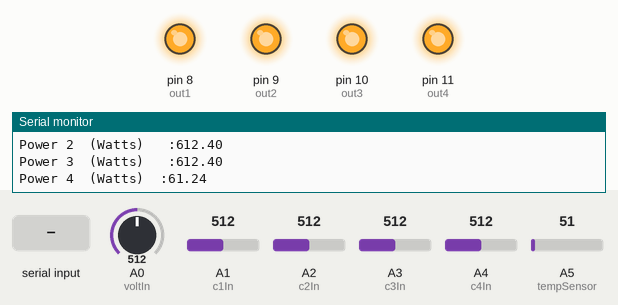
Recording of a sketch running on a simulated Arduino Uno, built with avr-gcc and run on an emulated ATmega328P. Shown: output pins drawn as LEDs (lit = HIGH), the last lines printed to the serial monitor. Inputs (shaded band) come from the test bench; at power-on: A0 (voltIn) = 512, A1 (c1In) = 512, A2 (c2In) = 512, A3 (c3In) = 512, A4 (c4In) = 512, A5 (tempSensor) = 51.

Above: at 3.1 s.
3.2 s: "a" received over Serial
At 5.8 s:
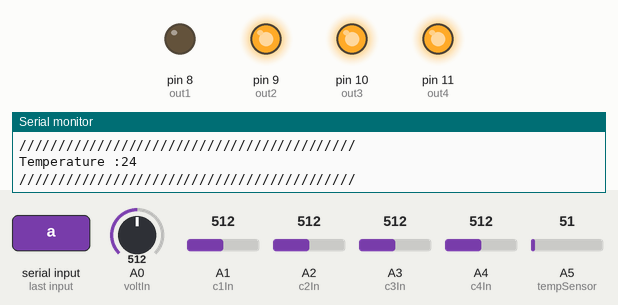
6.1 s: "c" received over Serial
At 7.6 s:
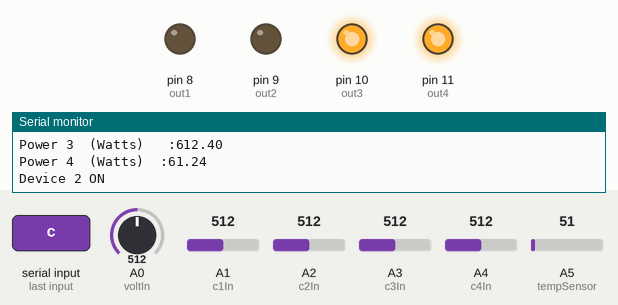
8.4 s: "b" received over Serial
At 10.5 s:
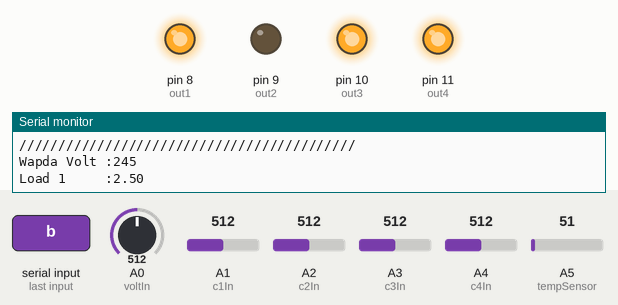
10.8 s: "e" received over Serial
At 12.1 s:
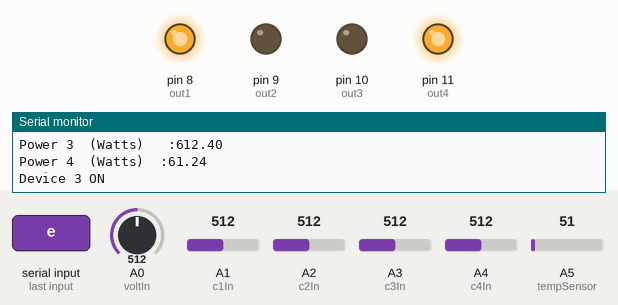
13.1 s: "d" received over Serial
At 15.0 s:
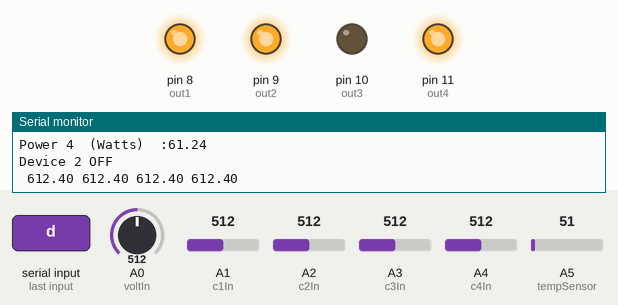
15.4 s: "g" received over Serial
At 16.7 s:
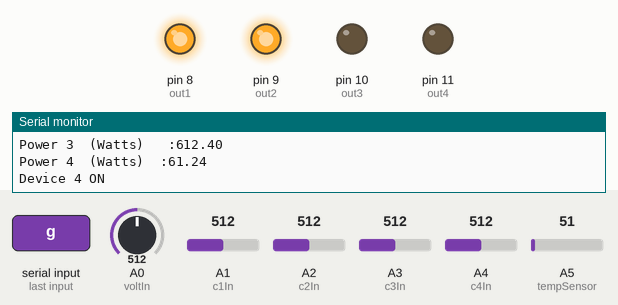
Timing chart, 0 to 18.4 s (numbered marks = the images above; inputs shaded):
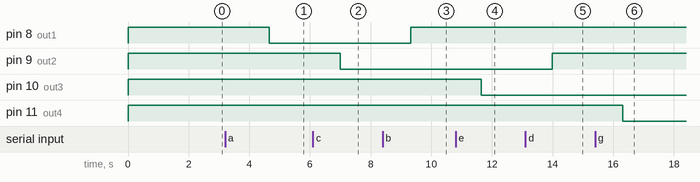

Measured:
- after the input at 3.2 s, pin 8 (out1): HIGH → LOW after 1.5 s
- after the input at 6.1 s, pin 9 (out2): HIGH → LOW after 0.89 s
- after the input at 8.4 s, pin 8 (out1): LOW → HIGH after 0.92 s
- after the input at 10.8 s, pin 10 (out3): HIGH → LOW after 0.85 s
- after the input at 13.1 s, pin 9 (out2): LOW → HIGH after 0.88 s
- after the input at 15.4 s, pin 11 (out4): HIGH → LOW after 0.92 s

The sketch:

testTwo.ino
```cpp
#define extraTimeStep 2
////////////////////////////////////////////////////////////////////////////////////////////////////////////////////////////////////
int out1=8;
int out2=9;
int out3=10;
int out4=11;


int voltIn=A0;                //
int c1In=A1;              //
int c2In=A2;                //
int c3In=A3;              //
int c4In=A4;                //
int tempSensor=A5;
char ahmad[80]={0};
/////////////////////////////////
int voltValue;
float c1Value;
float c2Value;
float c3Value;
float c4Value;

float p1Value;
float p2Value;
float p3Value;
float p4Value;
/////////////////////////////////////////
int serialRead;


int tempValue;

int loopTick;                          //
/////////////////////////////////////////
long interval = 1000;           // interval at which to blink (milliseconds)
long previousMillis = 0;        // will store last time LED was updated
////////////////////////////////////////////////////
void setup()
{
  //Initialize serial and wait for port to open:
  Serial.begin(9600);

  pinMode(out1,OUTPUT);
  pinMode(out2,OUTPUT);
  pinMode(out3,OUTPUT);
  pinMode(out4,OUTPUT);
////////////////////////////////////
  digitalWrite(out1,HIGH);        //
  digitalWrite(out2,HIGH);        //
  digitalWrite(out3,HIGH);        //
  digitalWrite(out4,HIGH);        //
///////////////////////////////////////////////////

}
void loop()
{
///////////////////////////////////////////////////////////////////////////////
  voltValue = (analogRead(voltIn)* 48)/100; /////
  c1Value   = (float)(analogRead(c1In)*0.4882)/100;       ////
  c2Value   = (float)(analogRead(c2In)*0.4882)/100;   /////
  c3Value   = (float)(analogRead(c3In)*0.4882)/100;       ////
  c4Value   = (float)(analogRead(c4In)*0.4882)/100;   /////

  tempValue   = (float)(analogRead(tempSensor)*0.4882);   /////


p1Value=(float)(voltValue*c1Value);
p2Value=(float)(voltValue*c2Value);
p3Value=(float)(voltValue*c3Value);
p4Value=(float)(voltValue*c4Value);


delay(1000);
Serial.print(" ");
Serial.print(p1Value);
Serial.print(" ");
Serial.print(p2Value);
Serial.print(" ");
Serial.print(p3Value);
Serial.print(" ");
Serial.print(p4Value);
Serial.print(" ");
Serial.println();


/////////-Interupt Delay-//////////////////////////////////////////////////////
 // unsigned long currentMillis = millis();                                    //
 // if(currentMillis - previousMillis > interval)                              //
 // {                                                                          //
  //  previousMillis = currentMillis;                                          //

Serial.println("///////////////////////////////////////////");
Serial.print("Temperature :");Serial.println(tempValue);
Serial.println("///////////////////////////////////////////");
Serial.print("Wapda Volt :");Serial.println(voltValue);
Serial.print("Load 1     :");Serial.println(c1Value);
Serial.print("Load 2     :");Serial.println(c2Value);
Serial.print("Load 3     :");Serial.println(c3Value);
Serial.print("Load 4     :");Serial.println(c4Value);
Serial.println("///////////////////////////////////////////");
Serial.print("Power 1  (Watts)    :");Serial.println(p1Value/10);
Serial.print("Power 2  (Watts)   :");Serial.println(p2Value);
Serial.print("Power 3  (Watts)   :");Serial.println(p3Value);
Serial.print("Power 4  (Watts)  :");Serial.println(p4Value/10);


delay(1000);
//}

 if (Serial.available() > 0)
 {

serialRead=Serial.read();

 switch(serialRead)
 {
 case 'a':Serial.println("Device 1 ON ");digitalWrite(out1,LOW);break;
 case 'b':Serial.println("Device 1 OFF");digitalWrite(out1,HIGH);break;
 case 'c':Serial.println("Device 2 ON ");digitalWrite(out2,LOW);break;
 case 'd':Serial.println("Device 2 OFF");digitalWrite(out2,HIGH);break;
 case 'e':Serial.println("Device 3 ON ");digitalWrite(out3,LOW);break;
 case 'f':Serial.println("Device 3 OFF");digitalWrite(out3,HIGH);break;
 case 'g':Serial.println("Device 4 ON ");digitalWrite(out4,LOW);break;
 case 'h':Serial.println("Device 4 OFF");digitalWrite(out4,HIGH);break;
 case 'i':digitalWrite(out1,LOW);digitalWrite(out2,LOW);digitalWrite(out3,LOW);digitalWrite(out4,LOW);break;
 case 'j':Serial.println("Device All OFF");digitalWrite(out1,HIGH);digitalWrite(out2,HIGH);digitalWrite(out3,HIGH);digitalWrite(out4,HIGH);break;


 }


 }
//
/////////////////////////////////////////////////////////////////////////////////////////////////////////////
/////////////////////////////////////////////////////////////////////////////////////////////////////////////
}
//////////////////////////////////////////////////////////////////////////////////////////////
```
